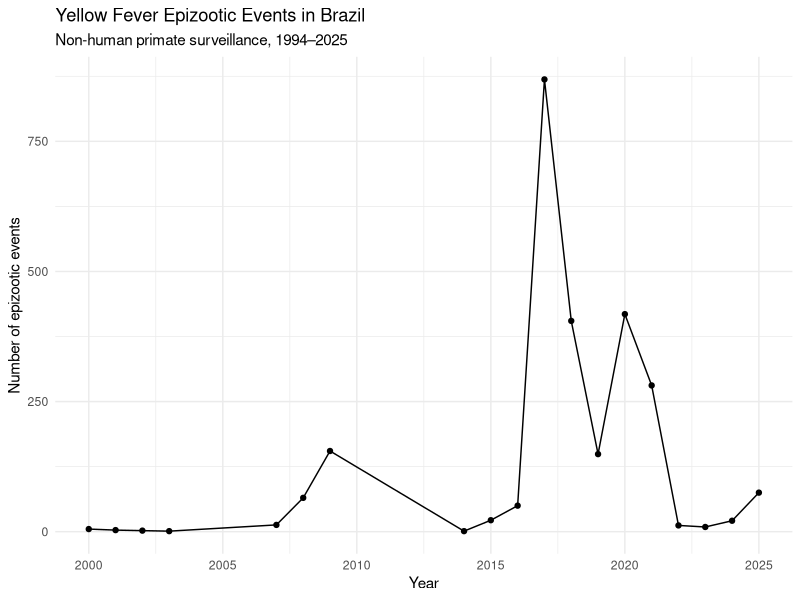
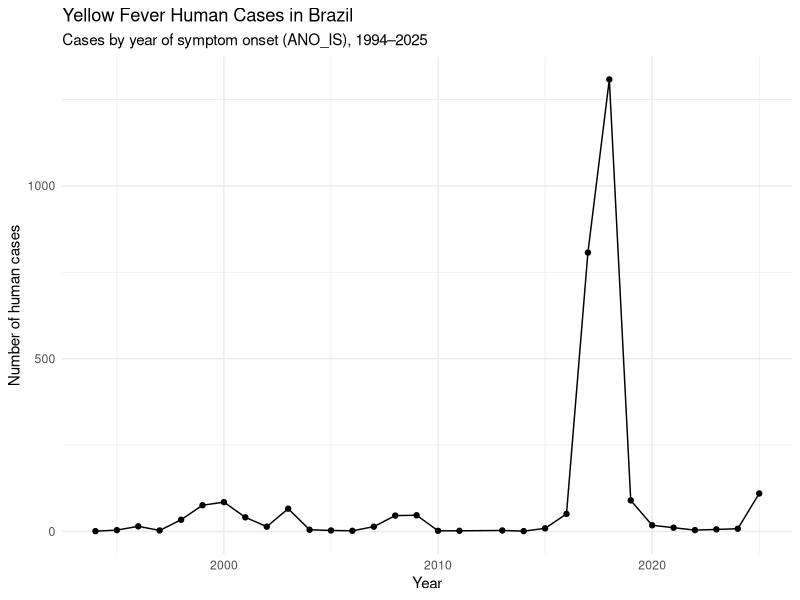
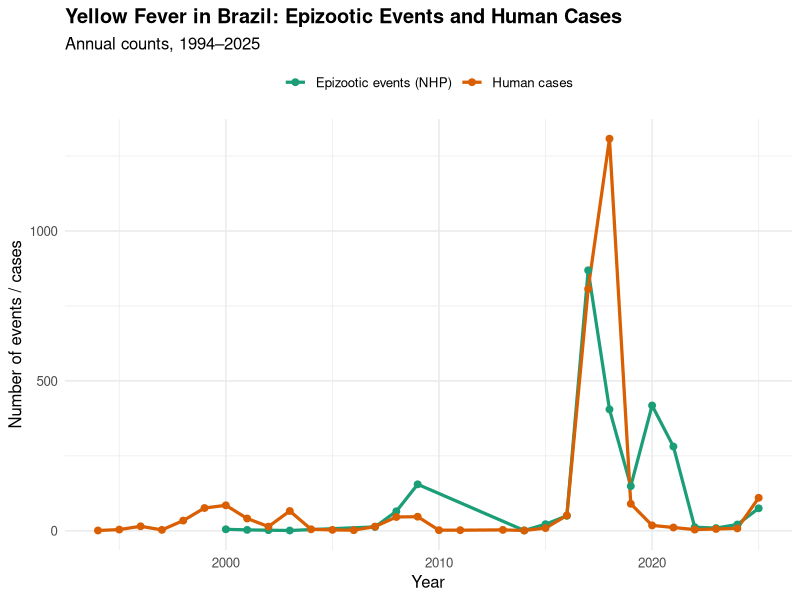
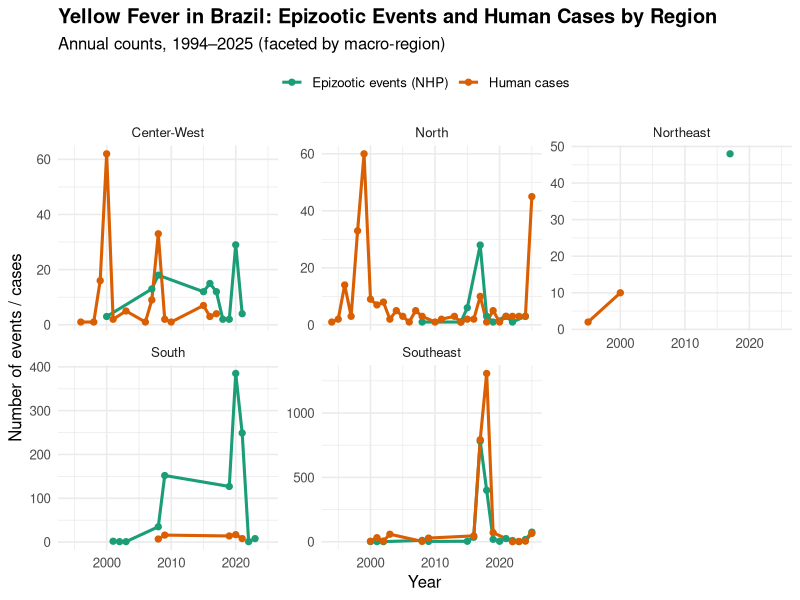

Write the R code that produced these figures, in order.
#load libraries

library(readr)
library(tidyverse)
library(ggplot2)

#load epizootic dataset
epi <- read_delim(
  file = "fa_epizpnh_1994-2025.csv",
  delim = ";",
  col_names = TRUE,
  locale = locale(encoding = "ISO-8859-1")
)

View(epi)

#load human dataset
human <- read_delim(
  file = "fa_casoshumanos_1994-2025.csv",
  delim = ";",
  col_names = TRUE,
  locale = locale(encoding = "ISO-8859-1")
)

View(human)

#how many cases per year?
epi_year <- epi %>%
  filter(!is.na(ANO_OCOR)) %>%
  count(ANO_OCOR)

epi_year


human_year <- human %>%
  filter(!is.na(ANO_IS)) %>%
  count(ANO_IS)

human_year

# 1) Epizootias: count per year + rename
epi_year <- epi %>%
  filter(!is.na(ANO_OCOR)) %>%
  count(ANO_OCOR) %>%
  rename(year = ANO_OCOR,
         epizootic_events = n)

# Plot epizootias
ggplot(epi_year, aes(x = year, y = epizootic_events)) +
  geom_line() +
  geom_point() +
  labs(
    title = "Yellow Fever Epizootic Events in Brazil",
    subtitle = "Non-human primate surveillance, 1994–2025",
    x = "Year",
    y = "Number of epizootic events"
  ) +
  theme_minimal()

# 2) Humans: count per year + rename
human_year <- human %>%
  filter(!is.na(ANO_IS)) %>%
  count(ANO_IS) %>%
  rename(year = ANO_IS,
         human_cases = n)

# Plot human cases
ggplot(human_year, aes(x = year, y = human_cases)) +
  geom_line() +
  geom_point() +
  labs(
    title = "Yellow Fever Human Cases in Brazil",
    subtitle = "Cases by year of symptom onset (ANO_IS), 1994–2025",
    x = "Year",
    y = "Number of human cases"
  ) +
  theme_minimal()

#mutate  to long format

combined_year <- bind_rows(
  epi_year %>%
    select(year, value = epizootic_events) %>%
    mutate(type = "Epizootic events (NHP)"),
  
  human_year %>%
    select(year, value = human_cases) %>%
    mutate(type = "Human cases")
)

#combined plot

ggplot(combined_year, aes(x = year, y = value, color = type)) +
  geom_line(linewidth = 1.1) +
  geom_point(size = 2) +
  scale_color_manual(
    values = c(
      "Epizootic events (NHP)" = "#1b9e77",  # green-teal
      "Human cases" = "#d95f02"              # warm orange
    )
  ) +
  labs(
    title = "Yellow Fever in Brazil: Epizootic Events and Human Cases",
    subtitle = "Annual counts, 1994–2025",
    x = "Year",
    y = "Number of events / cases",
    color = NULL
  ) +
  theme_minimal(base_size = 12) +
  theme(
    legend.position = "top",
    plot.title = element_text(face = "bold")
  )

# Optional: make region codes consistent + readable
region_labels <- c(
  "N"  = "North",
  "NE" = "Northeast",
  "CO" = "Center-West",
  "SE" = "Southeast",
  "S"  = "South"
)

# 1) Epizootias by year + region
epi_region_year <- epi %>%
  filter(!is.na(ANO_OCOR), !is.na(MACRORREG_OCOR)) %>%
  count(year = ANO_OCOR, region = MACRORREG_OCOR, name = "epizootic_events") %>%
  mutate(region = recode(region, !!!region_labels))

# 2) Human cases by year + region
human_region_year <- human %>%
  filter(!is.na(ANO_IS), !is.na(MACRORREG_LPI)) %>%
  count(year = ANO_IS, region = MACRORREG_LPI, name = "human_cases") %>%
  mutate(region = recode(region, !!!region_labels))

# 3) Combine to long format
combined_region_year <- bind_rows(
  epi_region_year %>%
    transmute(year, region, type = "Epizootic events (NHP)", value = epizootic_events),
  human_region_year %>%
    transmute(year, region, type = "Human cases", value = human_cases)
)

# 4) Faceted plot by region
ggplot(combined_region_year, aes(x = year, y = value, color = type)) +
  geom_line(linewidth = 1.05) +
  geom_point(size = 1.8) +
  facet_wrap(~ region, scales = "free_y") +
  scale_color_manual(
    values = c(
      "Epizootic events (NHP)" = "#1b9e77",
      "Human cases" = "#d95f02"
    )
  ) +
  labs(
    title = "Yellow Fever in Brazil: Epizootic Events and Human Cases by Region",
    subtitle = "Annual counts, 1994–2025 (faceted by macro-region)",
    x = "Year",
    y = "Number of events / cases",
    color = NULL
  ) +
  theme_minimal(base_size = 12) +
  theme(
    legend.position = "top",
    plot.title = element_text(face = "bold")
  )
